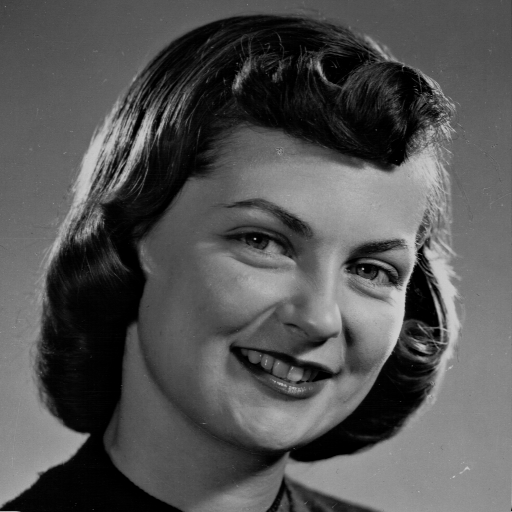
%> input picture girlface.bmp, 512 x 512 px
$ octave Steganographie.m   (GNU Octave 9; MATLAB toolbox functions it lacks are replaced by stand-ins)
%> lines starting %> are read from the running program, lines starting %| are printed output that depends on the picture
%Algorithme de Steganographie
clear all;
close all;

%Lecture des deux images
Image1=imread('girlface.bmp');
%> Image1 is the input picture: size 512x512 uint8; min 0, max 207, mean 83.6
Image2=rgb2gray(imread('pepper.bmp'));
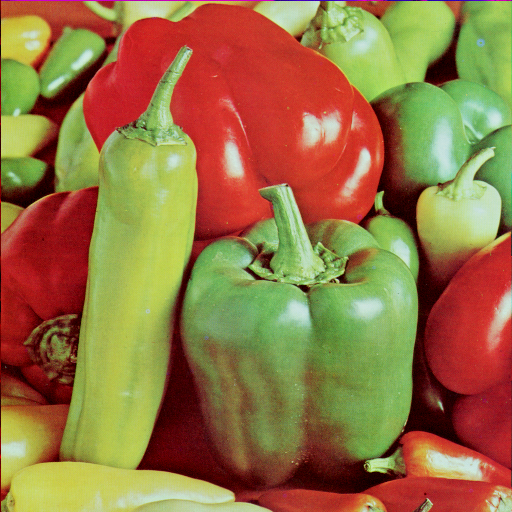
%> input picture pepper.bmp, 512 x 512 px
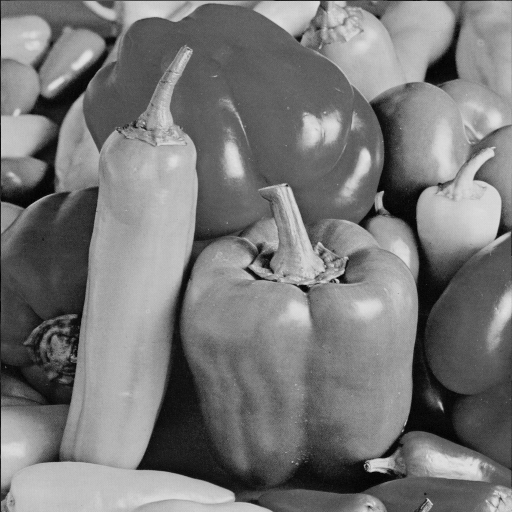
%> Image2: size 512x512 uint8; min 0, max 228, mean 120.2
[NL1,NC1]=size(Image1);
%> NL1 = 512; NC1 = 512
[NL2,NC2]=size(Image2);
%> NL2 = 512; NC2 = 512

% Initialisation d'une matrice de taille 512*512 à zéro.
Image_Extraite=zeros(512,512);

%Affichage de l'image originale
subplot(1,3,1);
imshow(uint8(Image2));
title('Image originale');

%On cache Image2 dans Image1
%> (the run ends here)
